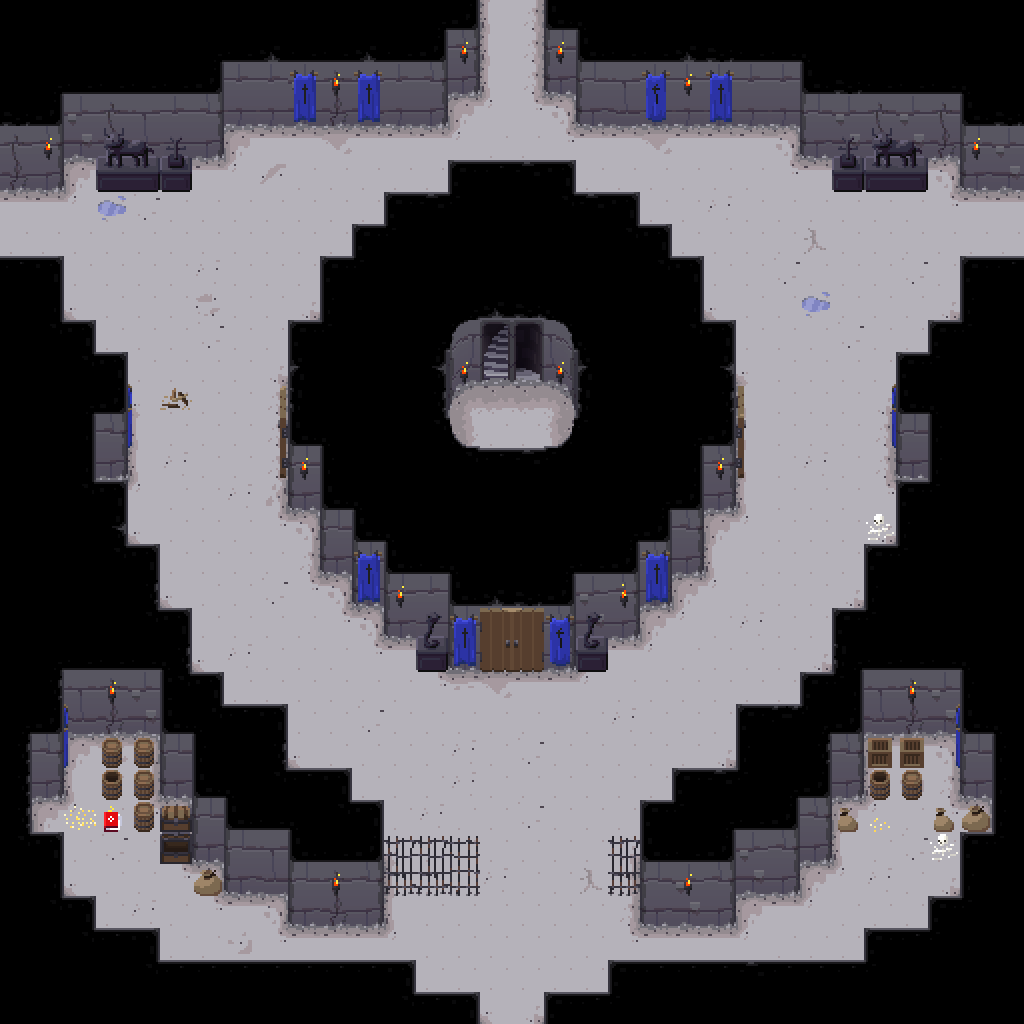

This is a level from a 2D game, rendered from its Tiled map with the project's own tilesets. A one-line summary and the map file follow, with tile-layer data summarised:
An orthogonal 32x32 tile map with 32x32 px tiles, 4 tile layers (ground, walls, objects, tops) and 82 objects (15x light, 3x zombie).

<map version="1.0" orientation="orthogonal" width="32" height="32" tilewidth="32" tileheight="32">
 <tileset firstgid="1" name="dungeon tileset calciumtrice" tilewidth="32" tileheight="32">
  <image source="../textures/spritesheets/dungeon tileset calciumtrice.png" width="960" height="808" />
 </tileset>
 <layer name="ground" width="32" height="32">
  <data>[1024 cells, 1024 non-empty, 24 distinct tile ids]</data>
 </layer>
 <layer name="walls" width="32" height="32">
  <data>[1024 cells, 146 non-empty, 22 distinct tile ids]</data>
 </layer>
 <layer name="objects" width="32" height="32">
  <data>[1024 cells, 97 non-empty, 45 distinct tile ids]</data>
 </layer>
 <layer name="tops" width="32" height="32">
  <data>[1024 cells, 452 non-empty, 31 distinct tile ids]</data>
 </layer>
 <objectgroup name="colliderWalls" width="32" height="32">
  <object x="0" y="0" width="480" height="96" />
  <object x="544" y="0" width="480" height="96" />
  <object x="0" y="96" width="448" height="32" />
  <object x="576" y="96" width="448" height="32" />
  <object x="0" y="128" width="224" height="32" />
  <object x="0" y="160" width="64" height="32" />
  <object x="96" y="160" width="96" height="32" />
  <object x="800" y="128" width="224" height="32" />
  <object x="832" y="160" width="96" height="32" />
  <object x="960" y="160" width="64" height="32" />
  <object x="448" y="192" width="128" height="32" />
  <object x="384" y="224" width="256" height="32" />
  <object x="352" y="256" width="320" height="32" />
  <object x="320" y="288" width="384" height="64" />
  <object x="288" y="352" width="448" height="160" />
  <object x="320" y="512" width="384" height="64" />
  <object x="352" y="576" width="320" height="32" />
  <object x="384" y="608" width="256" height="32" />
  <object x="416" y="640" width="192" height="32" />
  <object x="0" y="288" width="64" height="64" />
  <object x="960" y="288" width="64" height="64" />
  <object x="0" y="352" width="96" height="32" />
  <object x="928" y="352" width="96" height="32" />
  <object x="0" y="384" width="128" height="96" />
  <object x="896" y="384" width="128" height="96" />
  <object x="0" y="480" width="96" height="32" />
  <object x="928" y="480" width="96" height="32" />
  <object x="0" y="512" width="128" height="64" />
  <object x="896" y="512" width="128" height="64" />
  <object x="0" y="576" width="160" height="64" />
  <object x="864" y="576" width="160" height="64" />
  <object x="0" y="640" width="192" height="64" />
  <object x="832" y="640" width="192" height="64" />
  <object x="0" y="704" width="224" height="32" />
  <object x="800" y="704" width="224" height="32" />
  <object x="0" y="736" width="64" height="64" />
  <object x="0" y="800" width="32" height="32" />
  <object x="0" y="832" width="32" height="192" />
  <object x="32" y="864" width="32" height="160" />
  <object x="64" y="928" width="32" height="96" />
  <object x="96" y="960" width="64" height="64" />
  <object x="160" y="992" width="256" height="32" />
  <object x="960" y="736" width="64" height="64" />
  <object x="992" y="800" width="32" height="32" />
  <object x="992" y="832" width="32" height="192" />
  <object x="960" y="864" width="32" height="160" />
  <object x="928" y="928" width="32" height="96" />
  <object x="864" y="960" width="64" height="64" />
  <object x="608" y="992" width="256" height="32" />
  <object x="160" y="736" width="128" height="64" />
  <object x="192" y="800" width="160" height="32" />
  <object x="192" y="832" width="192" height="32" />
  <object x="192" y="864" width="288" height="32" />
  <object x="288" y="896" width="96" height="32" />
  <object x="96" y="736" width="64" height="64" />
  <object x="96" y="800" width="96" height="32" />
  <object x="160" y="832" width="32" height="32" />
  <object x="736" y="736" width="160" height="64" />
  <object x="896" y="736" width="32" height="64" />
  <object x="928" y="800" width="64" height="32" />
  <object x="672" y="800" width="192" height="32" />
  <object x="640" y="832" width="192" height="32" />
  <object x="608" y="864" width="192" height="32" />
  <object x="640" y="896" width="96" height="32" />
 </objectgroup>
 <objectgroup name="lights" width="32" height="32">
  <object name="light" x="32" y="128" width="32" height="32" />
  <object name="light" x="320" y="64" width="32" height="32" />
  <object name="light" x="448" y="32" width="32" height="32" />
  <object name="light" x="544" y="32" width="32" height="32" />
  <object name="light" x="960" y="128" width="32" height="32" />
  <object name="light" x="448" y="352" width="32" height="32" />
  <object name="light" x="544" y="352" width="32" height="32" />
  <object name="light" x="288" y="448" width="32" height="32" />
  <object name="light" x="384" y="576" width="32" height="32" />
  <object name="light" x="608" y="576" width="32" height="32" />
  <object name="light" x="704" y="448" width="32" height="32" />
  <object name="light" x="896" y="672" width="32" height="32" />
  <object name="light" x="96" y="672" width="32" height="32" />
  <object name="light" x="320" y="864" width="32" height="32" />
  <object name="light" x="672" y="864" width="32" height="32" />
 </objectgroup>
 <objectgroup name="monsters" width="32" height="32">
  <object name="zombie" x="192" y="256" width="32" height="32" />
  <object name="zombie" x="768" y="192" width="32" height="32" />
  <object name="zombie" x="864" y="864" width="32" height="32" />
 </objectgroup>
</map>
